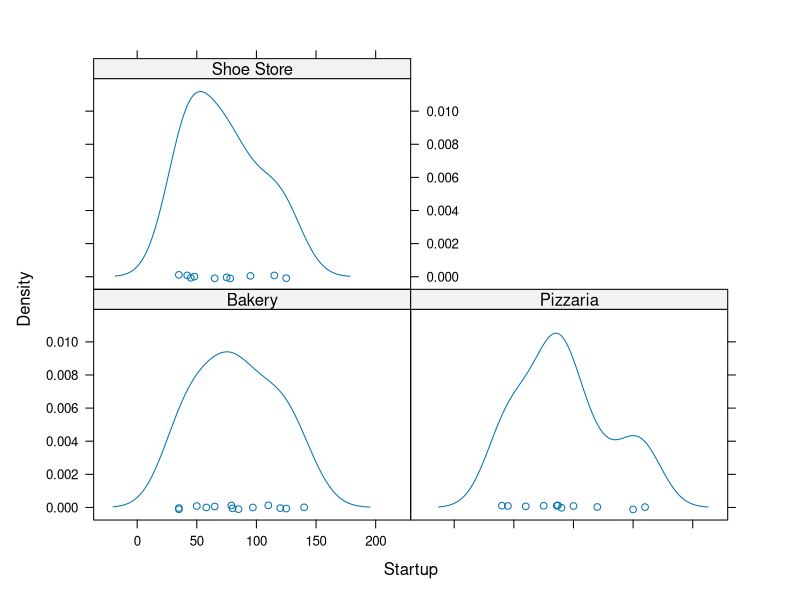
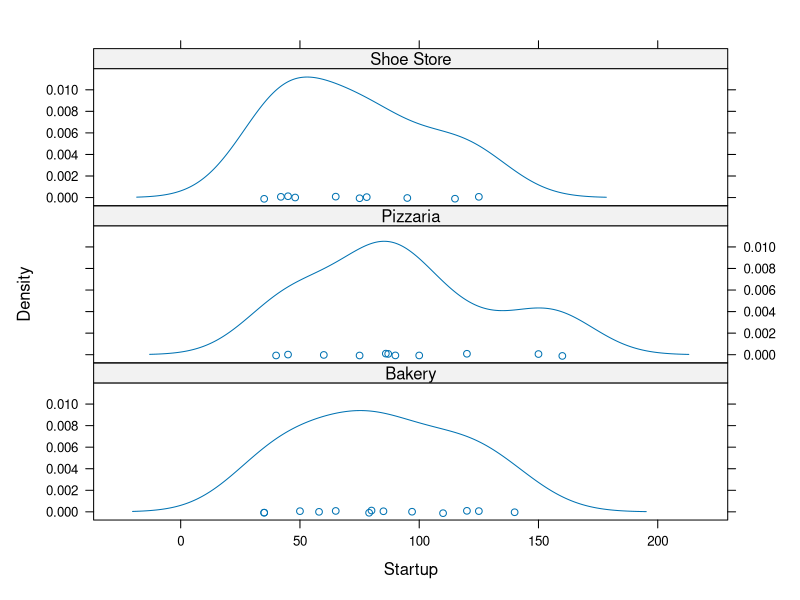
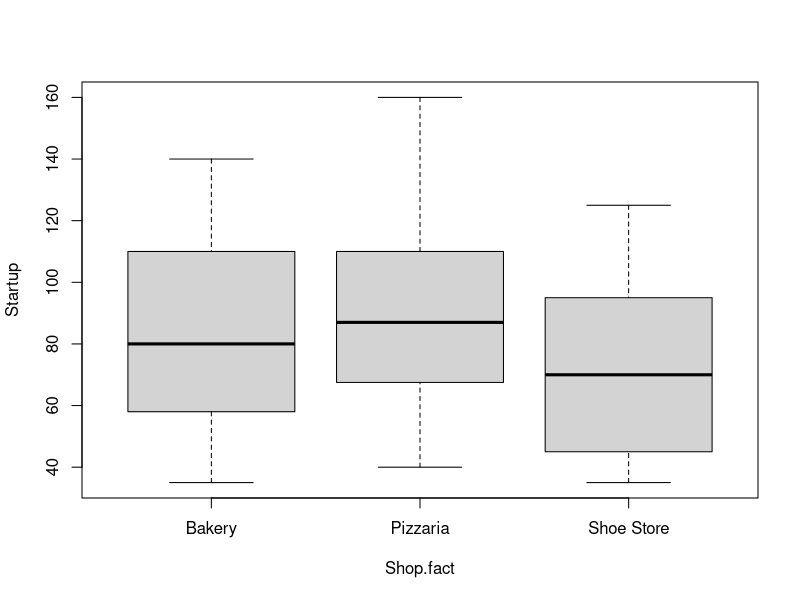
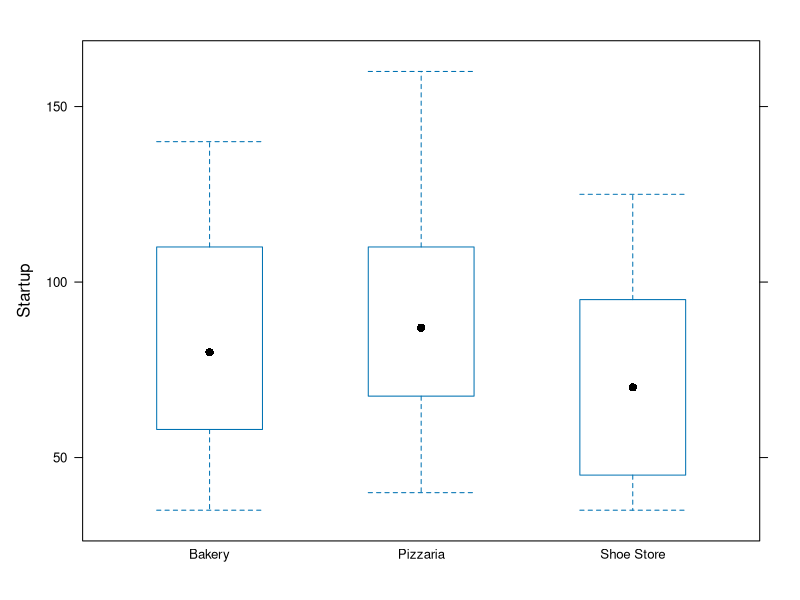
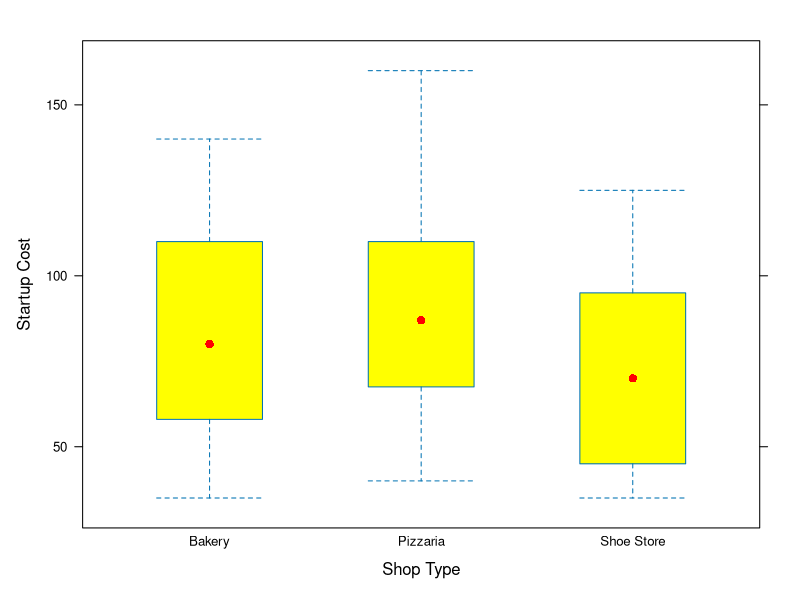
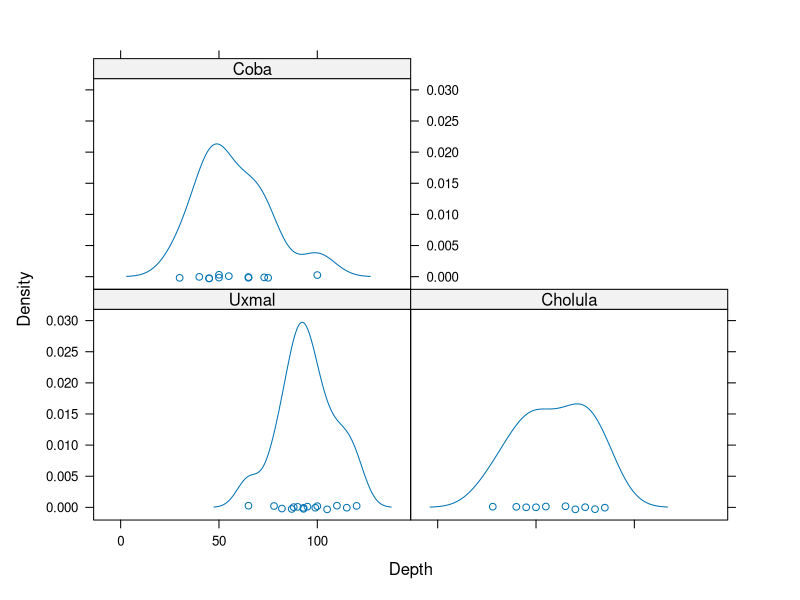

These figures' R source, in order:
## ---- chunk 1
#source("https://dl.dropboxusercontent.com/u/6036547/109_2016_f.txt?raw=1")
## ---- chunk 2
library(plyr)
library(car)
library(lattice)
library(psych)

#options(scipen = 999) #remove scientific notation if you want
## ---- chunk 3
setwd("C:/Users/lklap/Dropbox/Exercises") #set working directory if necessary
JOBS <- read.csv("Jobs.csv")
head(JOBS)
## ---- chunk 4
str(JOBS) #or View(JOBS)
## ---- chunk 5
# get a frequency count to see how many people are in each 
with(JOBS, plyr::count(Shop))
## ---- chunk 6
JOBS$Shop.fact <- with(JOBS, factor(Shop, 
                       levels = c(1, 2, 3), 
                       labels = c("Bakery", "Pizzaria", "Shoe Store")))
## ---- chunk 7
with(JOBS, psych::describeBy(Startup, Shop.fact))
## ---- chunk 8
with(JOBS, lattice::densityplot(~ Startup | Shop.fact))
## ---- chunk 9
with(JOBS, lattice::densityplot(~ Startup | Shop.fact, layout = c(1,3)))
## ---- chunk 10
with(JOBS, by(Startup, Shop.fact, shapiro.test))

# to show you more of how the by() function works to repeat tasks, do the same using mean as the last argument
with(JOBS, by(Startup, Shop.fact, mean))
## ---- chunk 11
# Bartlett test
with(JOBS, bartlett.test(Startup ~ Shop.fact))
## ---- chunk 12
with(JOBS, car::leveneTest(Startup, Shop.fact))
## ---- chunk 13
with(JOBS, car::leveneTest(Startup, Shop.fact, center = mean))
## ---- chunk 14
JOBS.aov <- with(JOBS, aov(Startup ~ Shop.fact)) 
## ---- chunk 15
anova(JOBS.aov)
## ---- chunk 16
MSm <- 2053/2
MSr <- 37963/31
## ---- chunk 17
Fval <- MSm/MSr

# examine the values 
MSm; MSr; Fval
## ---- chunk 18
TukeyHSD(JOBS.aov)
## ---- chunk 19
with(JOBS, pairwise.t.test(Startup, Shop.fact, p.adj = "bonf"))
## ---- chunk 20
r2 <- 2053 / (2053 + 37963)
round(r2, 4) # if you don't like all the decimals
## ---- chunk 21
r2 <- summary.lm(JOBS.aov)$r.squared
round(r2, 4)
## ---- chunk 22
reg <- with(JOBS, lm(Startup ~ Shop.fact))
summary(reg)
## ---- chunk 23
# basic (not really pretty)
with(JOBS, boxplot(Startup ~ Shop.fact))

# lattice version
with(JOBS, lattice::bwplot(Startup ~ Shop.fact))

# lattice more fancy
with(JOBS, lattice::bwplot(Startup ~ Shop.fact, 
       ylab = "Startup Cost", 
       xlab = "Shop Type",
       col = "red",
       fill = "yellow"))
## ---- chunk 24
## Read in the data set
setwd("C:/Users/lklap/Dropbox/Exercises")
DIG <- read.csv("Dig.csv")
head(DIG)
str(DIG)
## ---- chunk 25
with(DIG, plyr::count(Site))
## ---- chunk 26
DIG$Site.fact <- with(DIG, factor(Site, 
                        levels = c(1, 2, 3), 
                        labels = c("Uxmal", "Cholula", "Coba")))

## ---- chunk 27
with(DIG, psych::describeBy(Depth, Site.fact))
## ---- chunk 28
with(DIG, lattice::densityplot(~ Depth | Site.fact))

with(DIG, by(Depth, Site.fact, shapiro.test))
## ---- chunk 29
with(DIG, car::leveneTest(Depth, Site.fact))
## ---- chunk 30
DIG.aov <- with(DIG, aov(Depth ~ Site.fact)) 
anova(DIG.aov)
## ---- chunk 31
TukeyHSD(DIG.aov)
